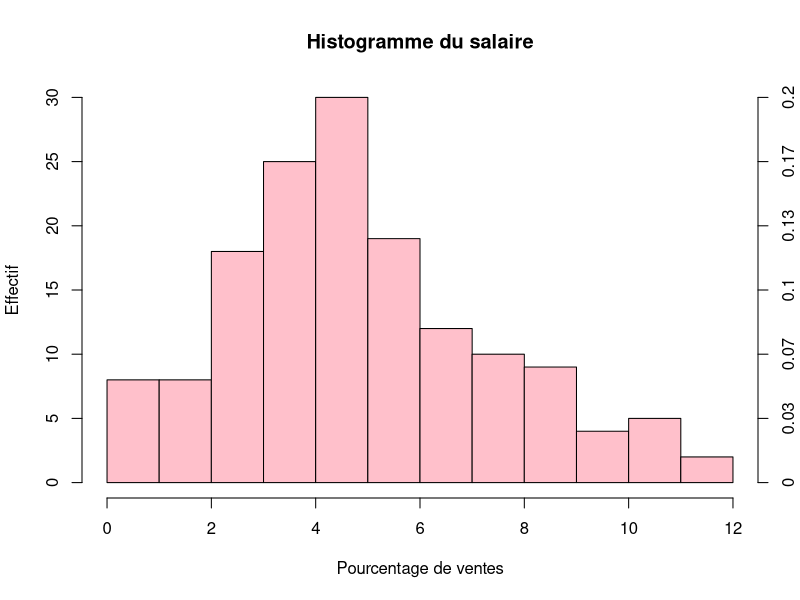
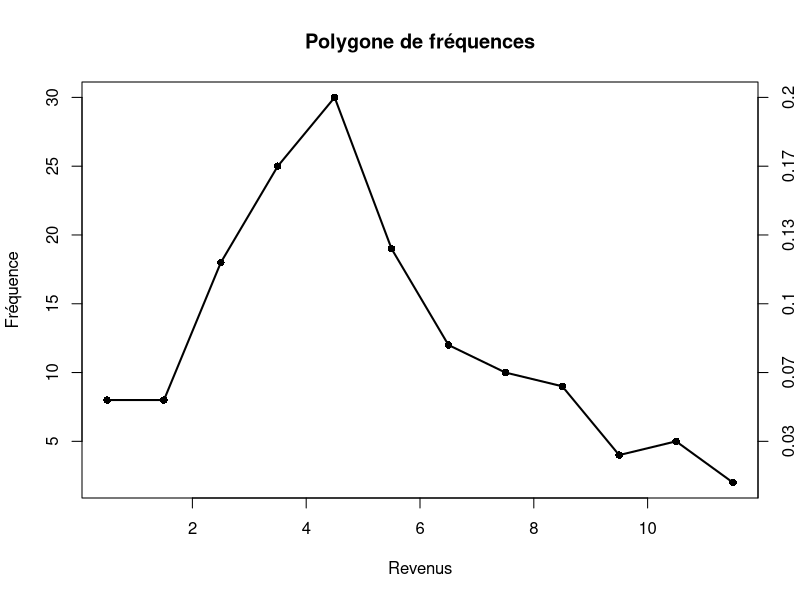
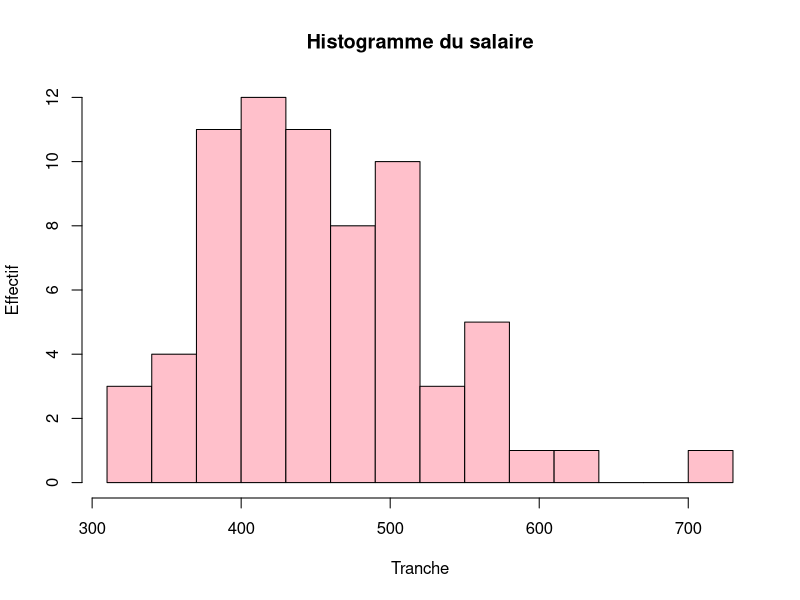
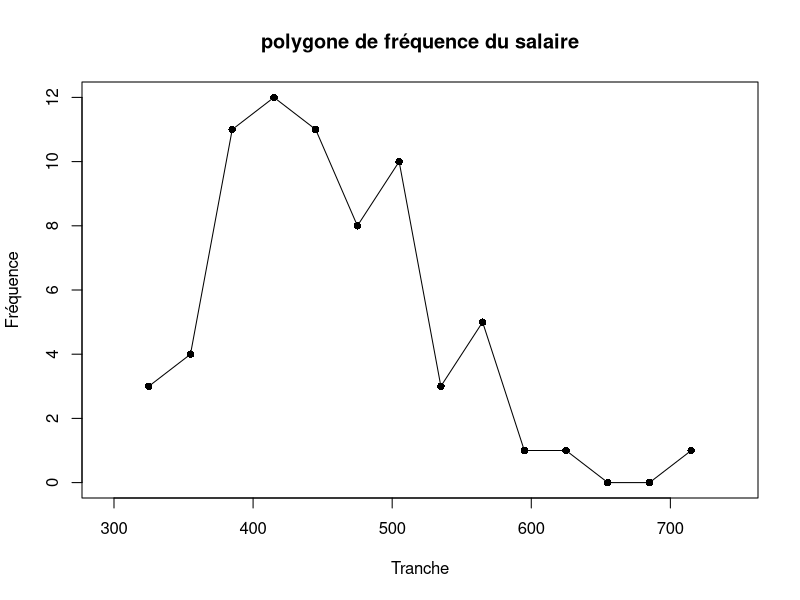
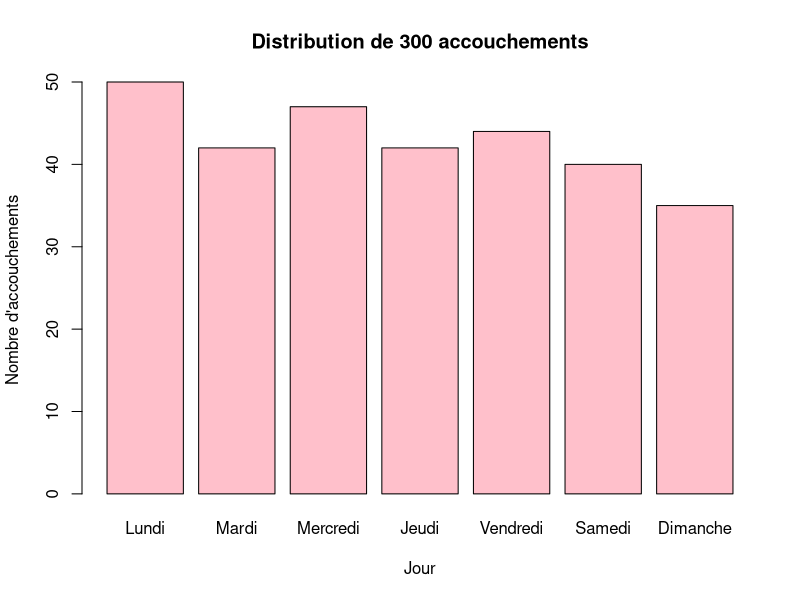
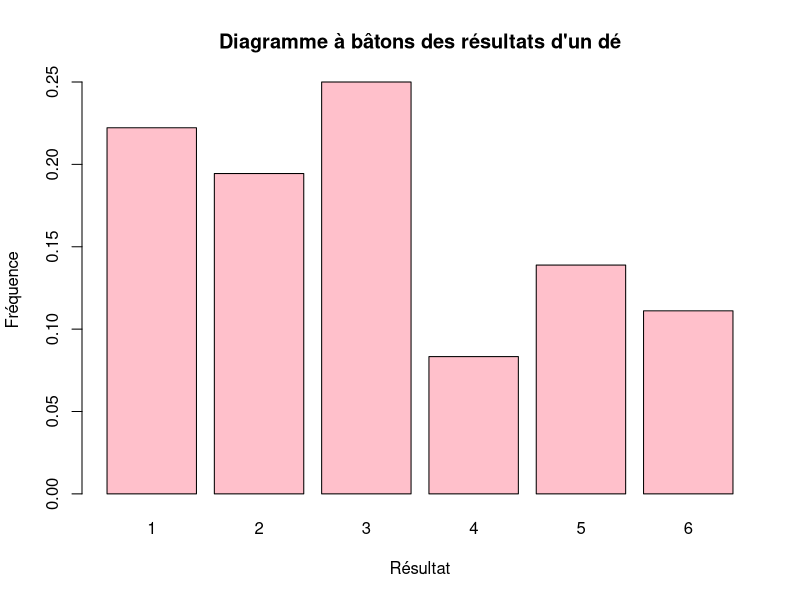
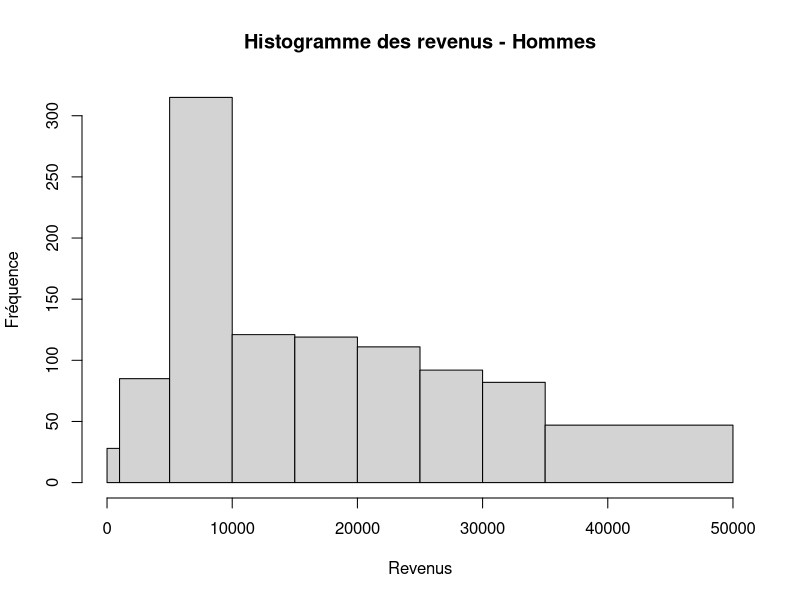
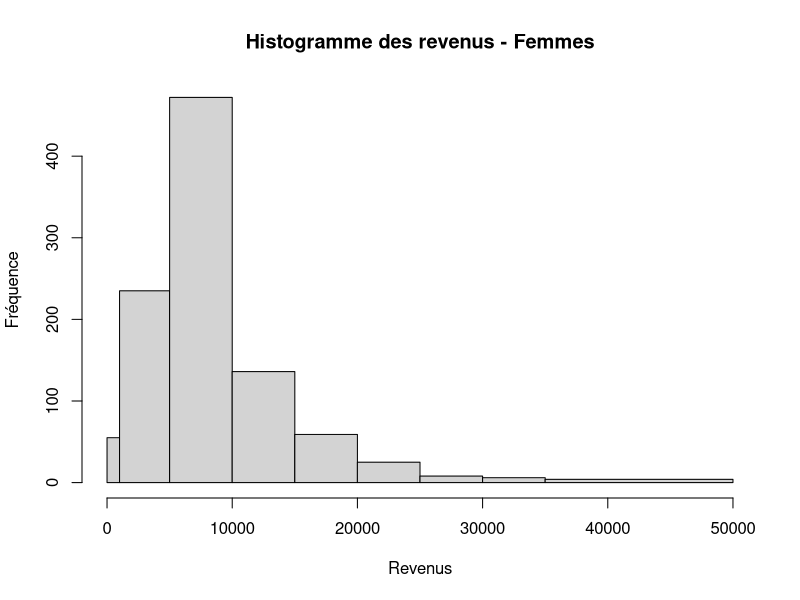

These charts were generated, in order, by the following R code:
############################# CHAPITRE 1 #######################################

# numero 3

revenus <- c(4.9,2.4,9.8,3.8,7.7,6.0,3.3,3.6,4.7,6.9,5.2,2.6,2.9,4.8,9.0,4.3,
             1.6,2.6,0.8,4.1, 4.8,4.4,4.5,3.6,8.2,2.4,3.3,10.3,4.4,5.3,11.6,
             7.7,4.6,5.6,3.7,5.2,6.4,2.4,0.6,4.6,6.9,0.1,3.5,1.0,3.1,8.2,2.9,
             6.7,4.5,4.4,5.3,5.7,2.3,4.6,1.4,1.8,5.9,6.5,5.1,6.8,7.8,7.6,7.7,
             10.8,4.8,2.4,2.0,3.2,4.1,4.5,3.5,3.9,7.9,2.0,5.5,4.8,5.9,1.3,3.9,
             7.9,0.8,7.4,9.9,3.4,4.4,3.2,11.1,3.6,5.6,2.0,8.2,4.9,4.3,3.3,3.0,
             5.0,0.3,7.7,4.9,6.2,3.2,4.7,7.9,5.5,8.8,5.7,2.3,3.5,1.5,10.9,4.1,
             4.2,4.7,0.7,3.5,2.8,4.4,5.9,6.0,6.8,8.1,4.1,8.0,2.8,9.4,5.2,5.4,
             5.4,0.6,3.9,8.4,2.0,6.7,3.8,1.8,8.3,2.8,2.8,10.3,0.6,3.4,3.7,3.8,
             4.3,6.5,1.6,8.3,10.4,5.6,4.6)

# histogramme
hist_data <- hist(revenus,
                # breaks = 12,
                  main = "Histogramme du salaire", 
                  xlab = "Pourcentage de ventes",
                  ylab = "Effectif",
                  col = "pink",
                  right = FALSE    # interval ouvert à droite
)

# ajoute un axe sur le coté droit
axis(side = 4,
     at = pretty(hist_data$counts),
     labels = round(pretty(hist_data$counts) / length(revenus), 2))


# polygone de fréquence
midpoints <- hist_data$mids
frequences <- hist_data$counts

plot(midpoints,
     frequences, 
     type = "o",
     xlab = "Revenus", 
     ylab = "Fréquence", 
     main = "Polygone de fréquences", 
     # esthétique
     lwd = 2, 
     col = "black", 
     pch = 16
)

axis(side = 4,
     at = pretty(hist_data$counts),
     labels = round(pretty(hist_data$counts) / length(revenus), 2))


# données de la distribution 
print(hist_data$density)
print(hist_data$counts)
print(sum(hist_data$counts))

################################################################################
# numero 4

dataGain<-c(390,385,418,368,341,427,471,401,519,467,
            561,427,433,451,411,407,387,451,419,387,
            467,402,388,379,506,602,376,465,459,502,
            531,571,393,412,437,617,512,407,519,392,
            491,552,439,475,462,501,392,419,571,437,
            718,513,491,567,431,438,368,337,415,352,
            438,467,550,318,439,398,519,539,315,475)

# R ne permet pas de juste mettre break = 14 dans hist :D
# sequence sert à faire nos intervalles personalisées
sequence_intervalles <- seq(310, max(dataGain) + 30, by = 30)
hist_data <- hist(dataGain,
                  breaks = sequence_intervalles,
                  main = "Histogramme du salaire", 
                  xlab = "Tranche", 
                  ylab = "Effectif",
                  col = "pink"
)

# midpoint $mids met les points à chaque milieu de barre d'un graphique histogramme
# counts nous permet d'avoir les fréquences pour chaque point du polygone de fréquence
midpoints <- hist_data$mids
frequences <- hist_data$counts


# polygone de fréquence
# type = "o" veut dire overlaid, ça fait un graphique de lignes et de points
plot(midpoints, 
     frequences,
     type = "o", 
     pch = 16, 
     main = "polygone de fréquence du salaire", 
     xlab = "Tranche", ylab = "Fréquence", 
     xlim = c(min(midpoints) - 30, max(midpoints) + 30)
)
################################################################################
# numero 5

donnee_semaine<-c(50,42,47,42,44,40,35)
jour_semaine <- c("Lundi", "Mardi", "Mercredi", "Jeudi", "Vendredi", "Samedi", "Dimanche")

# diagramme à barres
barplot(donnee_semaine,
        names.arg = jour_semaine,
        col = "pink", 
        main = "Distribution de 300 accouchements", 
        xlab = "Jour",
        ylab = "Nombre d'accouchements"
)

################################################################################
# numero 7

frequences <- c(2/9, 7/36, 1/4, 1/12, 5/36, 1/9)
resultat_des <- c("1", "2", "3", "4", "5", "6")

barplot(frequences, 
        names.arg = resultat_des,
        col = "pink", 
        main = "Diagramme à bâtons des résultats d'un dé", 
        xlab = "Résultat",
        ylab = "Fréquence"
)

################################################################################
# numero 12

# milieu des barres pour le polygone de fréquence
centre_interv <- c(500, 3000, 7500, 12500, 17500, 22500, 27500, 32500, 42500)
# taille des intervalles
intervalle <- c(0, 1000, 5000, 10000, 15000, 20000, 25000, 30000, 35000, 50000)

frequence_homme <- c(0.028, 0.085, 0.315, 0.121, 0.119, 0.111, 0.092, 0.082, 0.047)
frequence_femme <- c(0.055, 0.235, 0.472, 0.136, 0.059, 0.025, 0.008, 0.006, 0.004)

# rep() répète les valeurs pour quMelles match avec la fréquemce et times() 
# gere le nb de fois que la variable se repètera
data_homme <- rep(centre_interv, times = round(frequence_homme * 1000))
data_femme <- rep(centre_interv, times = round(frequence_femme * 1000))

# hist homme
hist(data_homme,
     breaks = intervalle,
     freq = TRUE,
     main = "Histogramme des revenus - Hommes",
     xlab = "Revenus", 
     ylab = "Fréquence"
)

# hist femmee
hist(data_femme,
     breaks = intervalle,
     freq = TRUE,
     main = "Histogramme des revenus - Femmes",
     xlab = "Revenus", 
     ylab = "Fréquence"
)


# Polygone de fréquebce des hommes
plot(centre_interv,
     frequence_homme, 
     type = "o",
     col = "blue",
     pch = 16,
     xlab = "Revenus ", 
     ylab = "Fréquence",
     main = "Polygone des fréquences des revenus",
     ylim = c(0, 0.5),          # Ajuster les limites de l'axe Y
)

# ajoute sur plot la ligne pour les femmes 
# ATTENTION utiliser plot 2 fois va juste créer deux graphiqeus différents
lines(centre_interv, frequence_femme, type = "o", col = "orange", pch = 16, lty = 2)

legend("topright", 
       legend = c("Hommes", "Femmes"),
       col = c("blue", "orange"),
       lty = c(1, 2), 
       pch = 16
)
################################################################################
# numero 14

# données
ages <- c("15-19", "20-24", "25-29", "30-34", "35-39", "40-44", "45-49", "50-54", "55-59", "60-64")
celibataires <- c(44827, 81345, 21774, 5216, 1768, 833, 521, 383, 265, 176)
veuves <- c(20, 175, 391, 394, 425, 529, 795, 932, 1041, 947)
divorcees <- c(86, 2558, 6162, 4785, 2958, 2121, 1589, 1125, 563, 235)

# total de chaque groupeS
total_celibataires <- sum(celibataires)
total_veuves <- sum(veuves)
total_divorcees <- sum(divorcees)

# frequence de chque groupe. sans cela le graphique ne serait pas réellement 
# représentatif puisque chaque groupe est de taille differente
frequence_celibataires <- celibataires / total_celibataires
frequence_veuves <- veuves / total_veuves
frequence_divorcees <- divorcees / total_divorcees

# polygone de fréquence pour les célibataires
plot(1:length(ages),
     frequence_celibataires, 
     type = "o",
     col = "blue",
     xaxt = "n",      # retire l'axe x fait automatiquement
     xlab = "Âge", 
     ylab = "Fréquence", 
     main = "Polygones de fréquences", 
     ylim = c(0, max(frequence_celibataires, frequence_veuves, frequence_divorcees))
)
# ajout des lignes de veuves et des divorcées
lines(1:length(ages), frequence_veuves, type = "o", col = "red")
lines(1:length(ages), frequence_divorcees, type = "o", col = "green")

# axe avec l'age aux x
axis(side = 1, at = 1:length(ages), labels = ages)

legend("topright", 
       legend = c("Célibataires", "Veuves", "Divorcées"),
       col = c("blue", "red", "green"), 
       lty = 1, 
       pch = 1)
